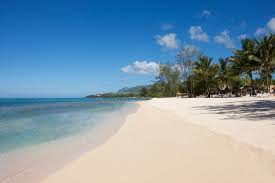
#> input picture class-01/images/praia.jpeg, 275 x 183 px
$ jupyter execute class-01.ipynb
#> lines starting #> are read from the running program, lines starting #| are printed output that depends on the picture
[cell 1]
import cv2 as cv
import matplotlib.pyplot as plt

[cell 2]
imagem = cv.imread("images/praia.jpeg")
#> imagem is the input picture: shape (183, 275, 3); mean B, G, R 171, 151.8, 124
imagem = cv.cvtColor(imagem, cv.COLOR_BGR2GRAY)
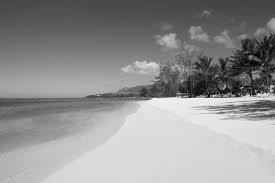
#> imagem: shape (183, 275); min 1, max 252, mean 145.7

[cell 3]
plt.imshow(imagem, cmap="gray")

[cell 4]
imagem.shape
#> Out = (183, 275)

[cell 5]
image = cv.imread("images/px-people.jpeg")
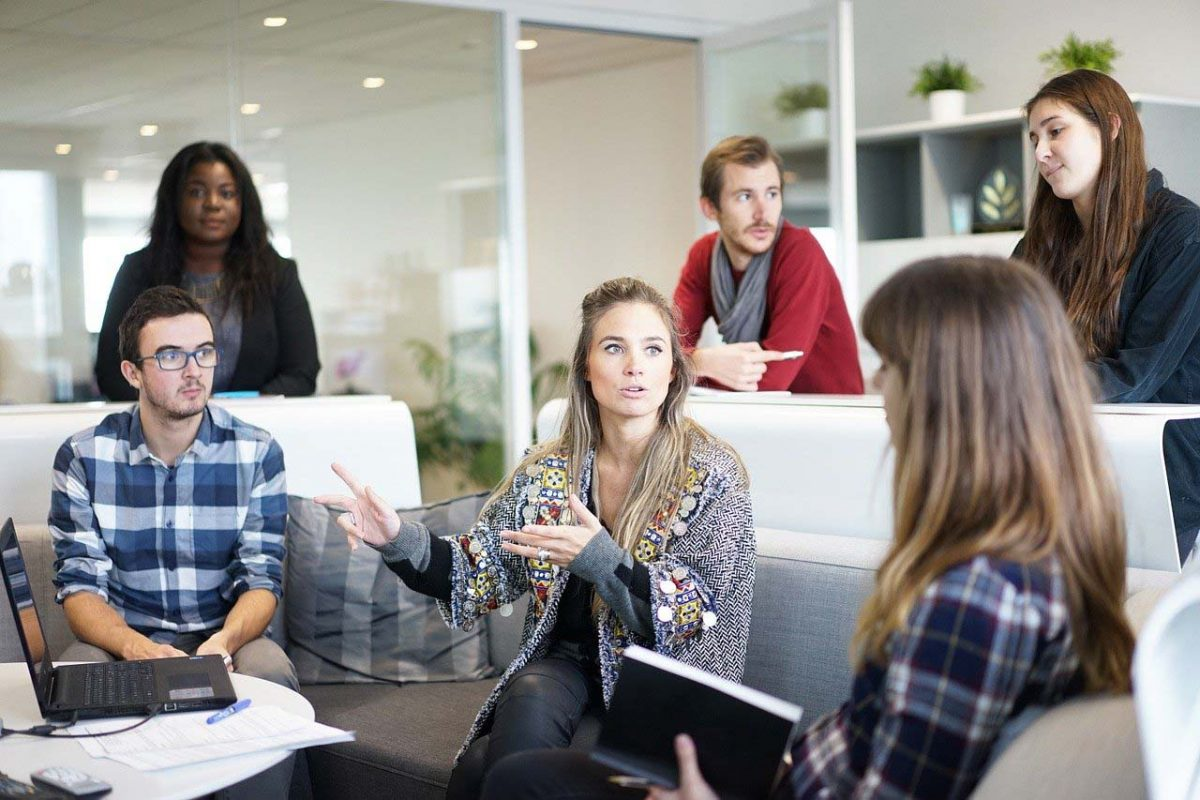
#> input picture class-01/images/px-people.jpeg, 1200 x 800 px
#> image is the input picture: shape (800, 1200, 3); mean B, G, R 136.5, 138.5, 142.3
image = cv.cvtColor(image, cv.COLOR_BGR2RGB)

[cell 6]
plt.imshow(image)

[cell 7]
image.shape
#> Out = (800, 1200, 3)

[cell 8]
image_roi = image[90:200, 1000:1200]
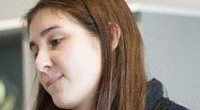
#> image_roi: shape (110, 200, 3); mean R, G, B 153.2, 140.7, 130.7

[cell 9]
plt.imshow(image_roi)

[cell 10]
cv.imwrite("images/image_roi.png", image_roi)
#> Out = True

[cell 11]
image_roi_bgr = cv.cvtColor(image_roi, cv.COLOR_RGB2BGR)

[cell 12]
cv.imwrite("images/image_roi.png", image_roi)
#> Out = True

[cell 13]
image = cv.imread("images/1364-img0102.png")
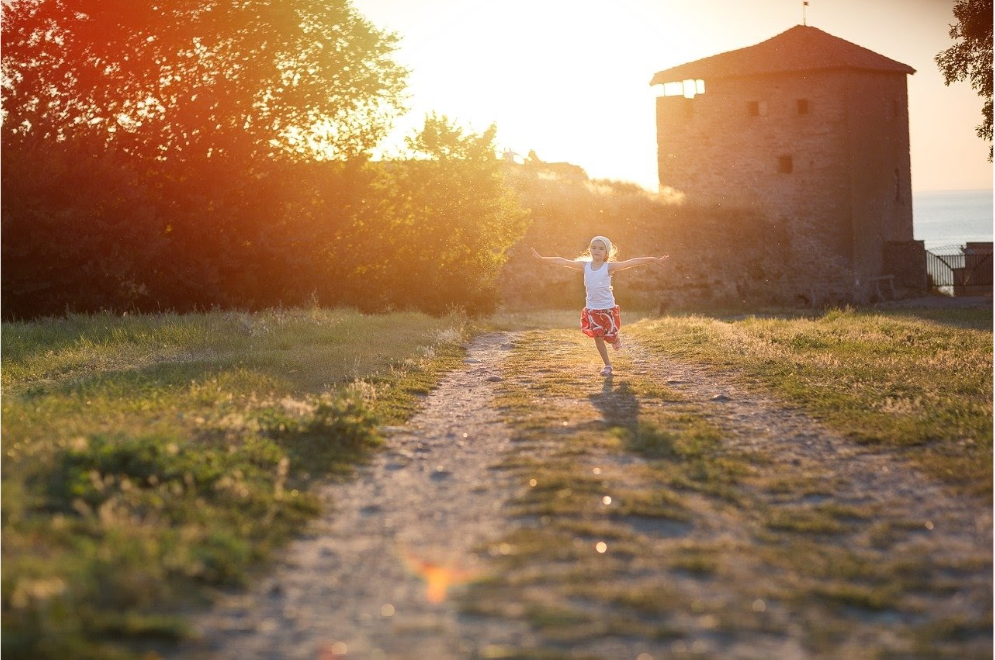
#> input picture class-01/images/1364-img0102.png, 995 x 660 px
#> image is the input picture: shape (660, 995, 3); mean B, G, R 85.6, 118.5, 152.6

[cell 14]
plt.imshow(cv.cvtColor(image, cv.COLOR_BGR2RGB))

[cell 15]
roi = [236, 380, 530, 670]

[cell 16]
image_roi = image[236:380, 530:670]
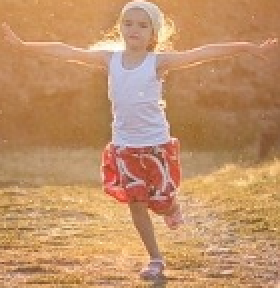
#> image_roi: shape (144, 140, 3) (shown 2 times larger); mean B, G, R 104.6, 145.6, 192.8
plt.imshow(cv.cvtColor(image_roi, cv.COLOR_BGR2RGB))

[cell 17]
image_roi_gray = cv.cvtColor(image_roi, cv.COLOR_BGR2GRAY)
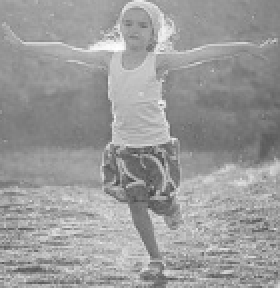
#> image_roi_gray: shape (144, 140) (shown 2 times larger); min 71, max 254, mean 155
plt.imshow(image_roi_gray, cmap='gray')

[cell 18]
roi_rgb = cv.cvtColor(image_roi_gray, cv.COLOR_GRAY2RGB)

[cell 19]
image_rgb = cv.cvtColor(image, cv.COLOR_BGR2RGB)
plt.imshow(image_rgb)

[cell 20]
image_rgb[236:380, 530:670]=roi_rgb
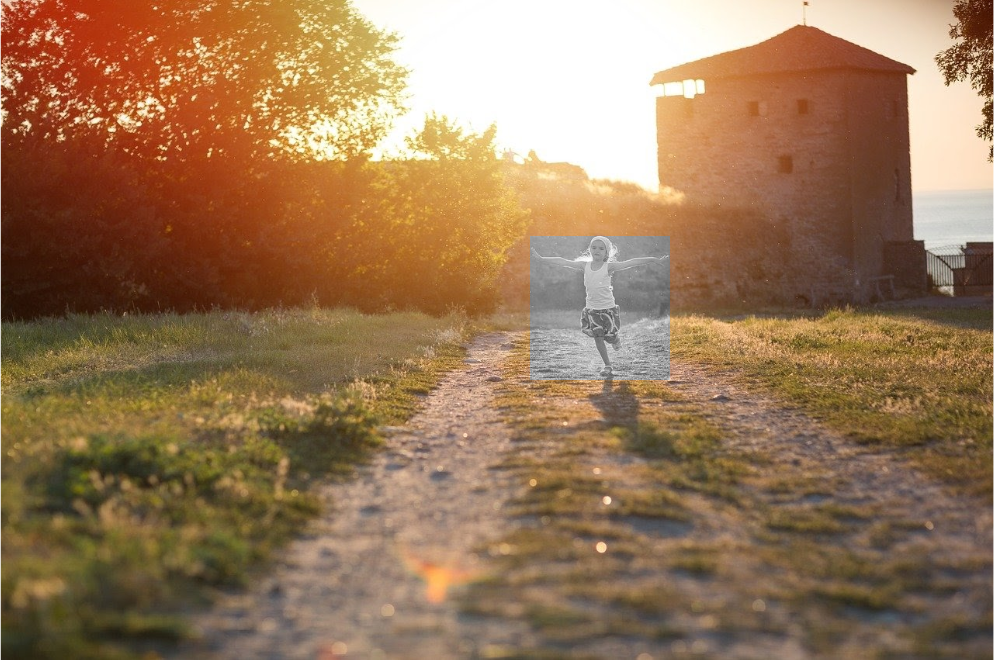
#> image_rgb: shape (660, 995, 3); mean R, G, B 151.5, 118.8, 87.1
plt.imshow(image_rgb)
